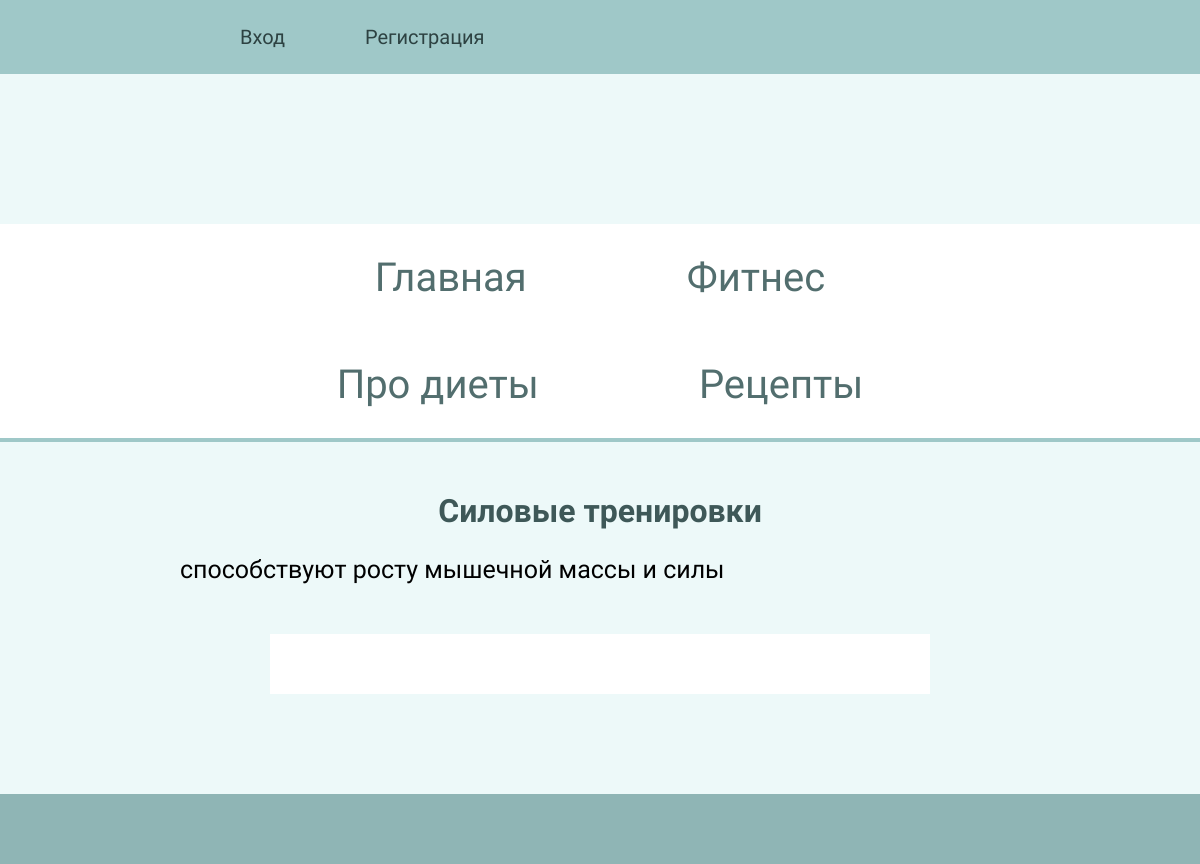
The app's page /fitness/type-of-training/2/, older data.
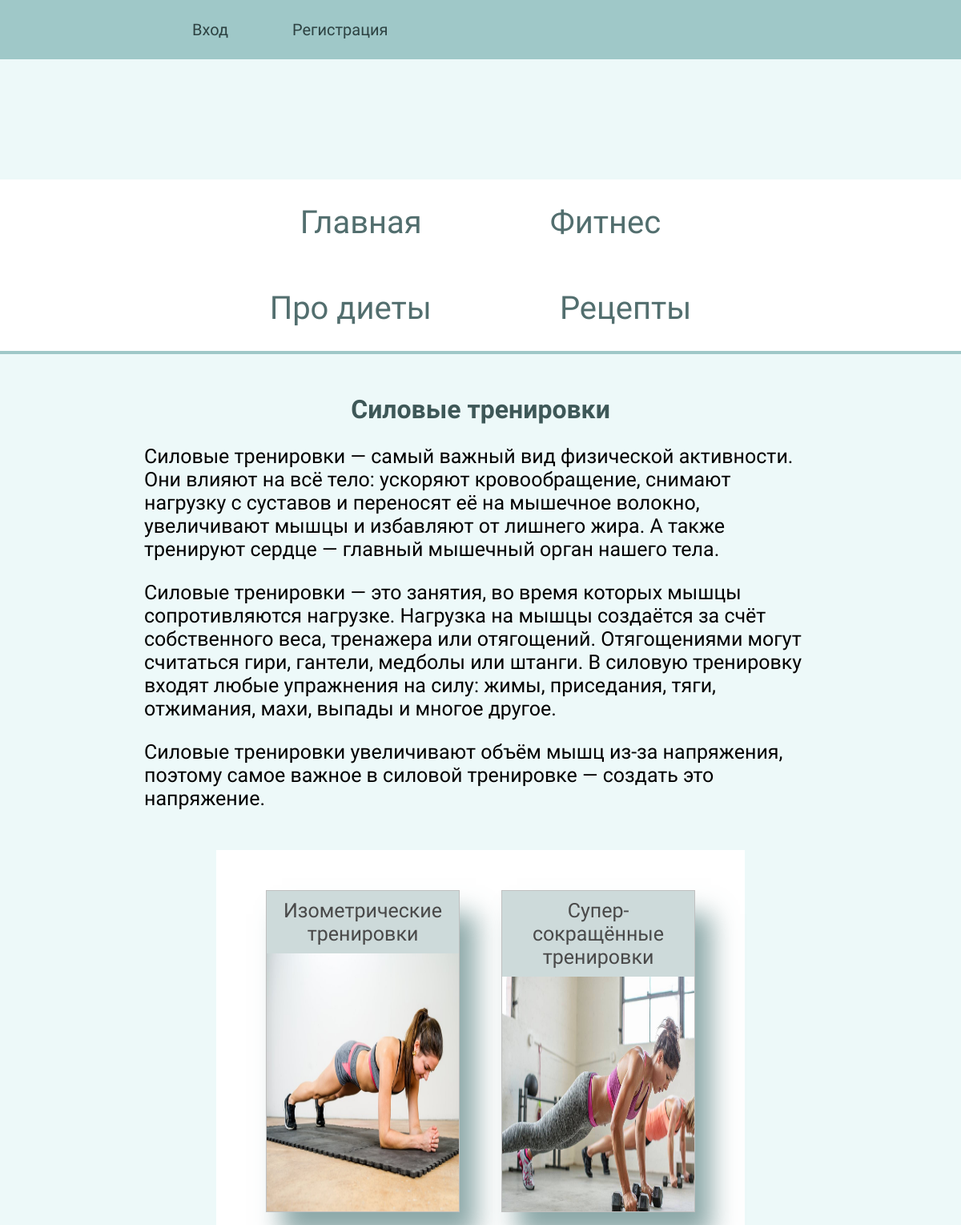
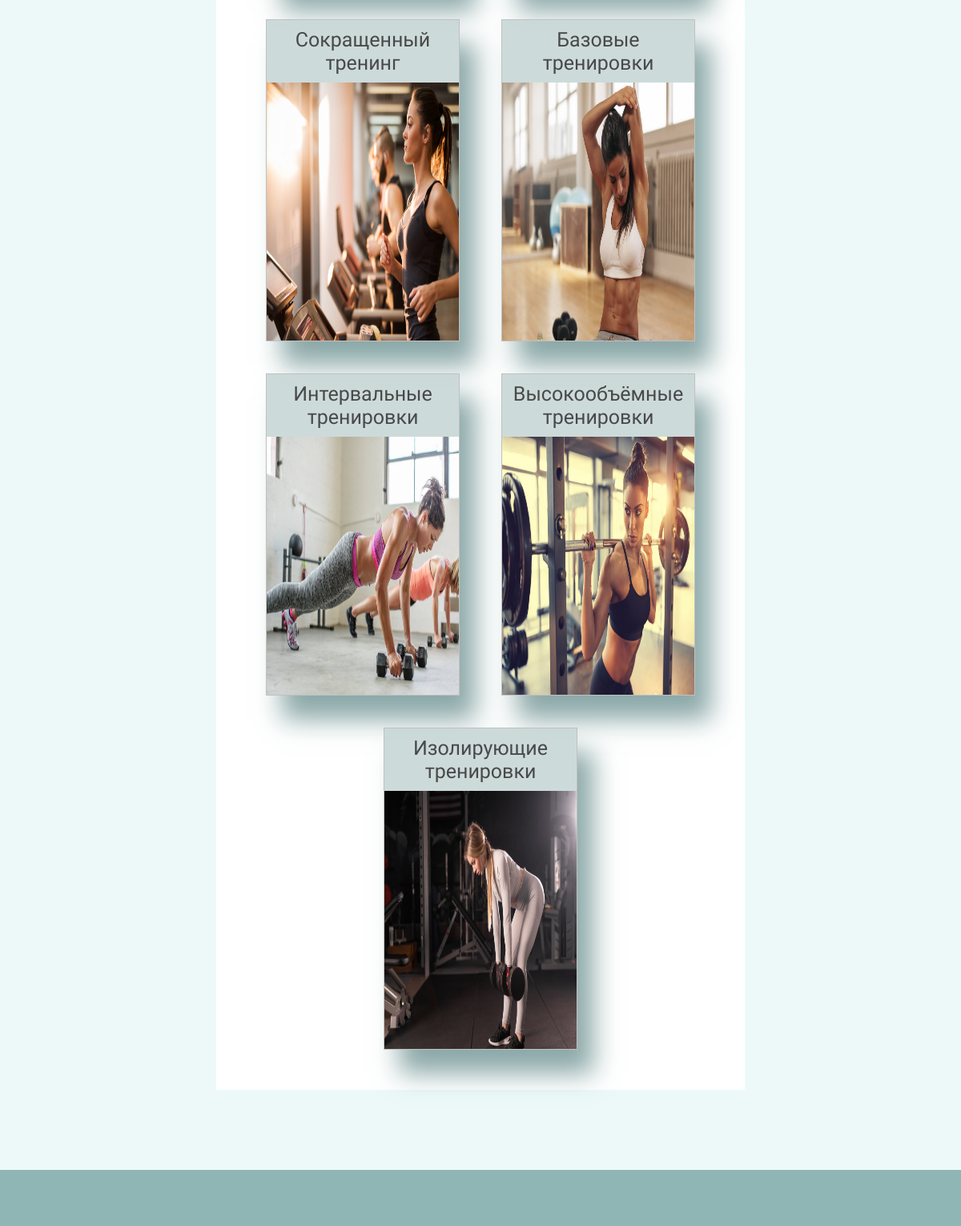
The same page, newer data (2 pictures, top to bottom).
### fitness/models.py (models this page shows, shortened)
class Fitness(models.Model):
    type_of_training = models.CharField(max_length=300, verbose_name='Вид тренировок')
    short_description = models.TextField(blank=True, null=True, verbose_name='Краткое описание')
    image = models.ImageField(upload_to='fitness/', blank=True, null=True, verbose_name='Изображение')

class Training(models.Model):
    owner = models.ForeignKey(Fitness, on_delete=models.CASCADE, null=True, blank=True)
    name = models.CharField(max_length=250, verbose_name='Вид тренировок')
    image = models.ImageField(verbose_name='Изображение')
    date = models.DateTimeField(auto_now_add=True)
    def __str__(self):
        return self.name
    class Meta:
        ordering = ['-date']

### fitness/views.py (the view)
# urls.py: path('type-of-training/<str:pk>/', views.type_of_training, name='type-of-training'),
def type_of_training(request,pk):
    fitness = Fitness.objects.get(id=pk)
    type = fitness.training_set.all()
    context = {
        'type': type,
        'fitness':fitness,
    }
    return render(request, 'fitness/type_of_training.html', context)

### fitness/templates/fitness/type_of_training.html
{% extends 'food/base.html' %}
{% block content %}
<h1>{{ fitness.type_of_training }}</h1>
<div class="kardio-description">{{ fitness.short_description|linebreaks }}</div>
<div class="kardio">
{% for t in type %}
    <div class="kardio_block">
        <h5>{{ t }}</h5>
        <img src="{{ t.image.url }}" alt="" class="kardio_image">
    </div>
{% endfor %}
</div>
{% endblock %}

### food/templates/food/base.html (shortened to what this page needs)
<!DOCTYPE html>
{% load static %}
<html lang="en">
<head>
    <link rel="stylesheet" href="{% static 'css/style.css' %}">
</head>
<body>
{% block menu %}
<div class="but">
    {% if user.is_authenticated %}
    <p>Пользователь: {{ user.username|capfirst }}</p>
    <div class="wrap">
        <p class="btn"><a href="{% url 'account' %}">Аккаунт</a></p>
        <form action="{% url 'logoutuser' %}" method="post">
            {% csrf_token %}
            <input type="submit" class="btn" value="Выйти">
        </form>
    </div>
    {% else %}
    <div class="reg">
        <p class="edit"><a href="{% url 'login-user' %}">Вход</a></p>
        <p class="edit"><a href="{% url 'registration' %}">Регистрация</a></p>
        {% endif %}
    </div>
</div>
<div class="wrapper">
    <ul class="menu menu_account">
        <li class="pink"><a href="{% url 'index' %}">Главная</a></li>
        <li class="pink"><a href="{% url 'training' %}">Фитнес</a></li>
        <li class="pink"><a href="{% url 'diets' %}">Про диеты</a></li>
        <li class="pink"><a href="{% url 'recipes' %}">Рецепты</a></li>
    </ul>
</div>
{% endblock %}
{% block content %}
{% endblock %}
<div class="end"></div>
</body>
</html>

### food/static/css/style.css (style rules this page uses)
body { padding: 0; margin: 0; font-family: 'Oswald', sans-serif; background-color: #edf9f9; }
h1 { text-align: center; color: #3e5858; }
.menu { display: flex; font-size: 40px; margin-top: 150px; margin-bottom: 150px; padding: 0 200px; flex-wrap: wrap; justify-content: center; box-sizing: border-box; background-color: white; border-bottom: solid #9fc8c8 4px; font-weight: 300; }
.menu a { color:#526e6e; }
.menu li { padding: 30px 80px; list-style: none; }
a { text-decoration: none; color: #2d4242; }
.but { padding: 0 200px; background-color: #9fc8c8; display: flex; justify-content: space-between; align-items: baseline; }
.reg { display: flex; }
.edit { text-align: center; padding: 10px; margin: 15px 30px; }
.edit a { color: #2d4242; font-weight: 400; font-size: 20px; }
.end { height: 70px; background-color: #8fb5b5; margin-top: 100px; }
.menu_account { margin-bottom: 50px; }
.kardio { background-color: white; width: 50%; margin: 50px auto; padding: 30px; display: flex; justify-content: space-evenly; flex-wrap: wrap; }
.kardio_block { width: 40%; height: 400px; overflow: hidden; border: 1px solid #c0c0c0; margin: 20px; background-color: #c7d6d6e2; box-shadow: 20px 30px 30px #578080af; }
.kardio_block h5 { margin: 10px 0 10px 0; font-size: 25px; font-weight: 300; text-align: center; color: #494949; }
.kardio_image { width: 110%; height: 90%; }
.kardio-description { width: 70%; margin: 0 auto; font-size: 25px; font-weight: 300; }

Row changes from the older to the newer data that the page shows:
changed Fitness "Силовые тренировки": short_description "способствуют росту мышечной массы и силы" → "Силовые тренировки — самый важный вид физической активности. Они влияют на всё тело: ускоряют кровообращение, снимают нагрузку с суставов и переносят её на мышечное волокно, увеличивают мышцы и избавляют от лишнего жира. А также тренируют сердце — главный мышечный орган нашего тела. Силовые тренировки — это занятия, во время которых мышцы сопротивляются нагрузке. Нагрузка на мышцы создаётся за счёт собственного веса, тренажера или отягощений. Отягощениями могут считаться гири, гантели, медболы или штанги. В силовую тренировку входят любые упражнения на силу: жимы, приседания, тяги, отжимания, махи, выпады и многое другое. Силовые тренировки увеличивают объём мышц из-за напряжения, поэтому…"
added Training: name "Изометрические тренировки", image (picture)
added Training: name "Супер-сокращённые тренировки", image (picture)
added Training: name "Сокращенный тренинг", image (picture)
added Training: name "Базовые тренировки", image (picture)
added Training: name "Интервальные тренировки", image (picture)
added Training: name "Высокообъёмные тренировки", image (picture)
added Training: name "Изолирующие тренировки", image (picture)
